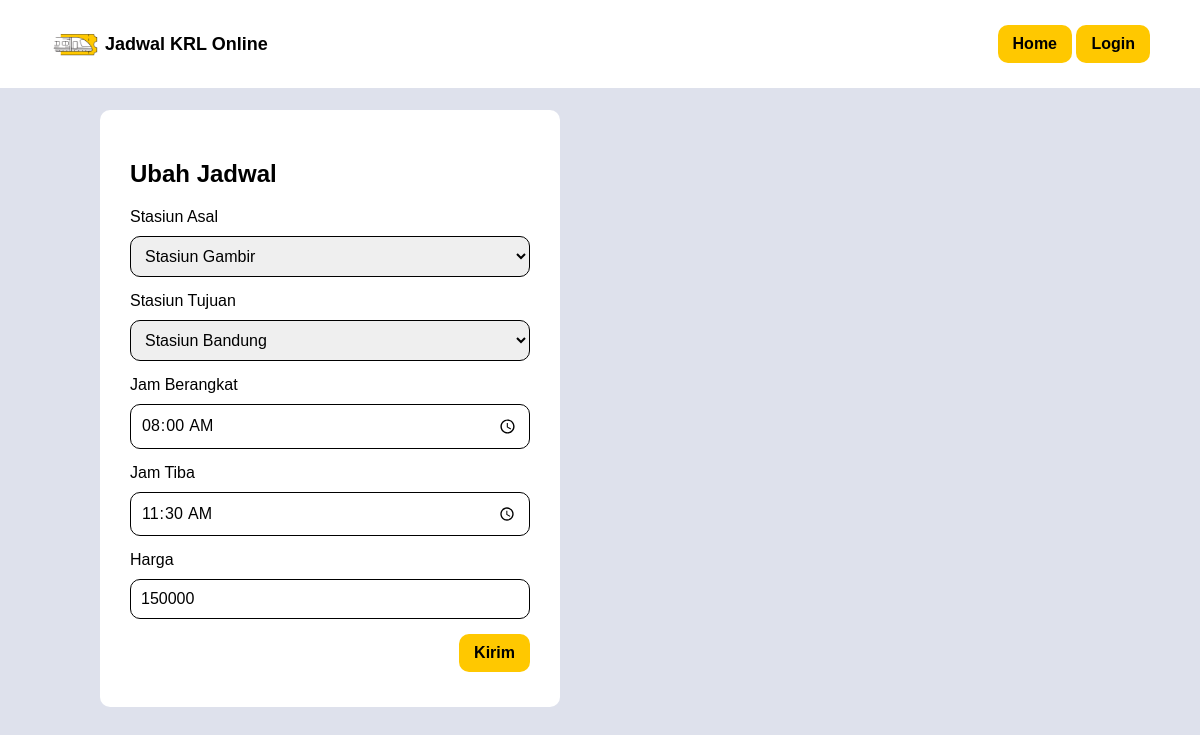
The app's page /ubah_jadwal.php?id_jadwal=1 with its own data.
### tables this page shows
CREATE TABLE `jadwal` (
  `id_jadwal` int(11) NOT NULL,
  `id_stasiun_asal` int(11) NOT NULL,
  `id_stasiun_tujuan` int(11) NOT NULL,
  `jam_berangkat` time NOT NULL,
  `jam_tiba` time NOT NULL,
  `harga` int(11) NOT NULL
);

CREATE TABLE `stasiun` (
  `id_stasiun` int(11) NOT NULL,
  `nama_stasiun` varchar(255) NOT NULL,
  `kota` varchar(255) NOT NULL
);

### ubah_jadwal.php (the view, shortened to what this page needs)
<?php
    require_once 'koneksi.php';
    $id_jadwal = $_GET['id_jadwal'];
    $data_jadwal = mysqli_fetch_assoc(mysqli_query($koneksi, "SELECT jadwal.*, stasiun_asal.nama_stasiun AS stasiun_asal, stasiun_tujuan.nama_stasiun AS stasiun_tujuan
    FROM jadwal
    INNER JOIN stasiun AS stasiun_asal ON jadwal.id_stasiun_asal = stasiun_asal.id_stasiun
    INNER JOIN stasiun AS stasiun_tujuan ON jadwal.id_stasiun_tujuan = stasiun_tujuan.id_stasiun WHERE jadwal.id_jadwal = '$id_jadwal'"));
?>
<html>
<head>
    <?php include_once 'head.php'; ?>
</head>
<body>
    <?php include_once 'navbar.php'; ?>
    <div class="container anti-navbar">
        <div class="container">
            <form method="post" class="form form-left">
                <h2>Ubah Jadwal</h2>
                <label class="label" for="id_stasiun_asal">Stasiun Asal</label>
                <select id="id_stasiun_asal" name="id_stasiun_asal" class="input">
                    <option value="<?= $data_jadwal['id_stasiun_asal']; ?>"><?= $data_jadwal['stasiun_asal']; ?></option>
                </select>
                <label class="label" for="id_stasiun_tujuan">Stasiun Tujuan</label>
                <select id="id_stasiun_tujuan" name="id_stasiun_tujuan" class="input">
                    <option value="<?= $data_jadwal['id_stasiun_tujuan']; ?>"><?= $data_jadwal['stasiun_tujuan']; ?></option>
                </select>
                <label class="label" for="jam_berangkat">Jam Berangkat</label>
                <input type="time" name="jam_berangkat" value="<?= $data_jadwal['jam_berangkat']; ?>" class="input" required>
                <label class="label" for="jam_tiba">Jam Tiba</label>
                <input type="time" name="jam_tiba" value="<?= $data_jadwal['jam_tiba']; ?>" class="input" required>
                <label class="label" for="harga">Harga</label>
                <input type="number" name="harga" value="<?= $data_jadwal['harga']; ?>" class="input" required>
                <button type="submit" class="button align-right" name="btnUbah">Kirim</button>
            </form>
        </div>
    </div>
</body>
</html>

### style.css (style rules this page uses)
* { font-family: 'Arial', sans-serif; }
body { background-color: #dee1ec; margin: 0; padding: 0; }
.container { padding: 10px 50px; }
.anti-navbar { padding-top: 100px; }
.button { margin-top: 5px; margin-bottom: 5px; display: inline-block; padding: 10px 15px; background-color: #FFC800; color: #000; text-decoration: none; border-radius: 10px; border: none; text-align: center; transition: all 0.2s ease-in-out; font-weight: bold; font-size: 16px; }
.form { max-width: 400px; margin: 0 auto; background-color: #fff; padding: 30px; color: #000; border-radius: 10px; }
.form-left { margin: 0; }
.label, .input { display: block; width: 100%; }
.label { margin-bottom: 10px; }
.input { margin-top: 5px; margin-bottom: 15px; padding: 10px; font-size: 16px; border-radius: 10px; border: 1px solid black; }
.align-right { display: block; margin-left: auto; }
.label { white-space: nowrap; }

### records on screen
jadwal: id_stasiun_asal "Stasiun Gambir", id_stasiun_tujuan "Stasiun Bandung", jam_berangkat "08:00:00", jam_tiba "11:30:00", harga "150000"
